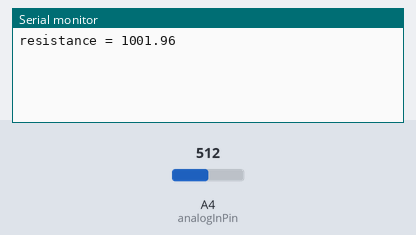
The sketch below on a simulated Arduino Uno, built with avr-gcc and run on an emulated ATmega328P. Shown: the last lines printed to the serial monitor. The test bench sets the inputs (shaded band); at power-on: A4 (analogInPin) = 512.

Above: at 1.2 s.
1.3 s: A4 (analogInPin) set to 716
At 4.2 s:
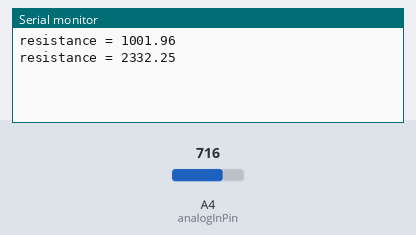
4.3 s: A4 (analogInPin) set to 900
At 8.0 s:
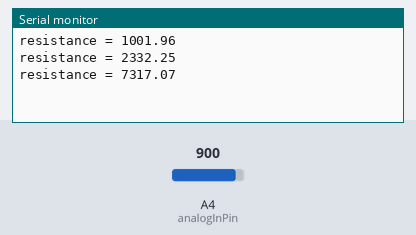
Timing chart, 0 to 9.5 s (numbered marks = the images above; inputs shaded):
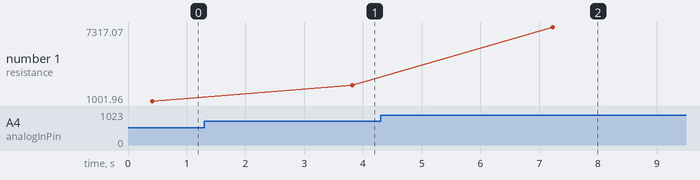

Measured:
- after the input at 1.3 s, the serial monitor: prints a new line after 2.5 s (image 1)
- after the input at 4.3 s, the serial monitor: prints a new line after 2.9 s (image 2)
- plotted number 1: 1001.96 → 2332.25 after the input at 1.3 s, 2332.25 → 7317.07 after the input at 4.3 s

The sketch:

resistomatic.ino
```cpp
/*
  Resistomatic

  More info at http://blog.rareschool.com/2017/04/resistomatic-arduino-based-autoranging.html

  Measures an unknown resistance using a voltage divider.
  Known resistors are attached to digital pins d7-d12
  Their other ends are commoned and connected to one end of the resistor under test.
  The other end of the resistor under test is grounded.

  setup opens the serial port and makes each of d7-d11 an input (so high impedence):
  loop:
     for each of d7-d11:
        make the pin an output
        set the output high
        wait 5 ms for the converter to settle
        read, convert and print the analogue reading
        make the pin an input
     wait 1000 ms


 */


const int analogInPin = A4;  // Analog input
const int PIN_COUNT = 8;
const int SAMPLE_COUNT = 10;

const int pin[PIN_COUNT] = {4, 5, 6, 7, 8, 9, 10, 11};
const float r1[PIN_COUNT] = {1000.0, 3300.0, 10000.0, 33000.0, 100000.0, 330000.0, 1000000.0, 10000000.0};


void setup() {
  // initialize serial communications at 9600 bps:
  Serial.begin(9600);
  // send all the pins we'll use low, and then configure them as inputs
  for (int i=0; i<PIN_COUNT; i++) {
     pinMode(pin[i], OUTPUT);
     digitalWrite(pin[i],LOW);
     pinMode(pin[i], INPUT);
  }
}

// take SAMPLE_COUNT successive readings of the voltage and average them
float averageVoltage() {
  float total = 0.0;
  for (int i=0;i<SAMPLE_COUNT;i++) {
    delay(5);
    total += float(analogRead(analogInPin));
  }
  // convert to voltage and average
  return 5.0*total/(SAMPLE_COUNT*1023.0);
}

// see blog post for details of this calculation
float calculateResistance(float r, float v) {
   return r/(5.0/v-1.0);
}

void loop() {
   float minimum = 2.5;
   float resistance = 100000000.0; // default value

   /* loop through finding the best estimate
      which we'll get when the measured voltage is closest
      to 2.5v  */
   for (int i=0; i<PIN_COUNT; i++) {
     pinMode(pin[i], OUTPUT);
     digitalWrite(pin[i],HIGH);
     float v = averageVoltage();
     digitalWrite(pin[i],LOW);
     pinMode(pin[i], INPUT);
     float difference = abs(v-2.5);
     if (5.0 > v && difference < minimum) {
        minimum = difference;
        resistance = calculateResistance(r1[i], v);
     }
   }
   Serial.print("resistance = ");
   Serial.println(resistance);
   delay(3000);
}
```
